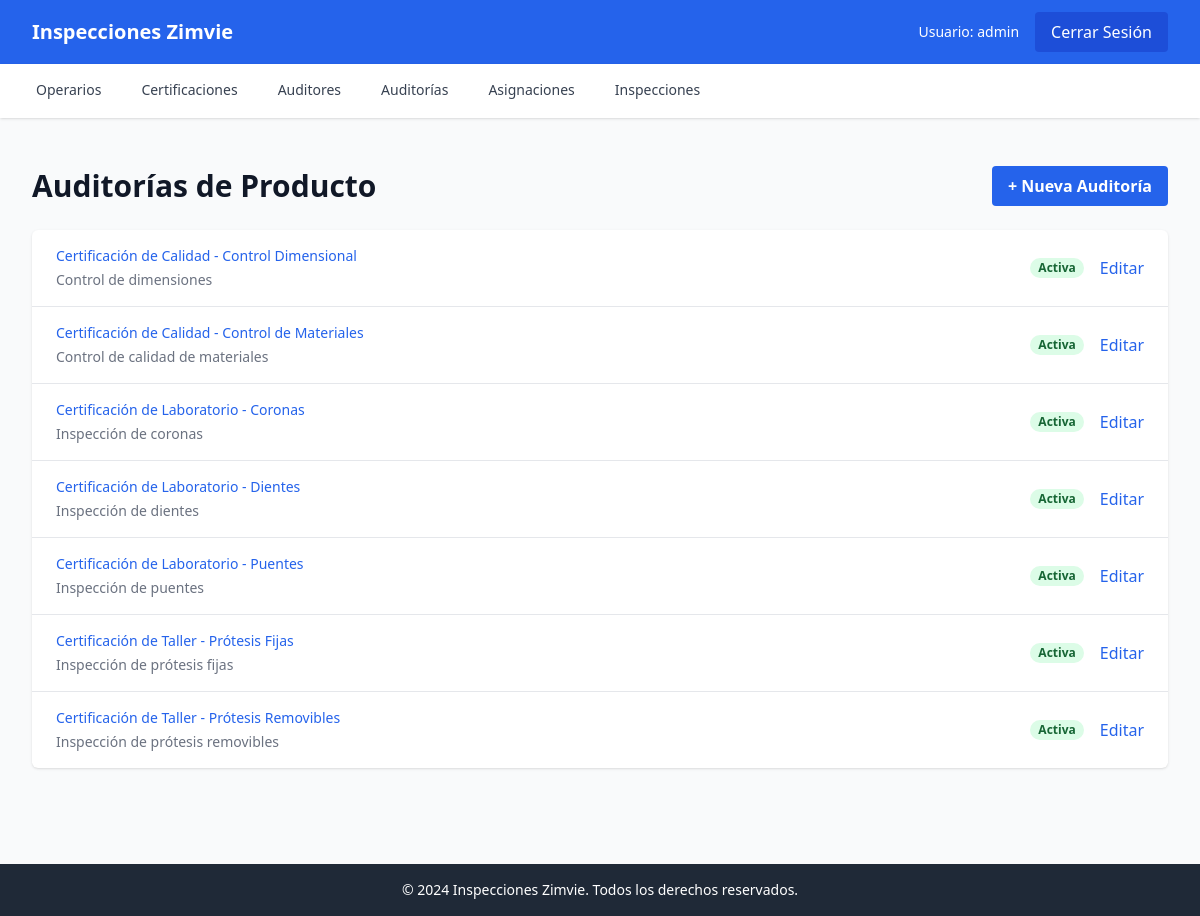
The app's page /auditorias/ (signed in) with its own data.
### apps/auditorias/models.py (models this page shows, shortened)
class AuditoriaProducto(models.Model):
    certificacion = models.ForeignKey(
        Certificacion,
        on_delete=models.RESTRICT,
        related_name='auditorias',
        verbose_name="Certificación"
    )
    nombre = models.CharField(max_length=100, verbose_name="Nombre")
    descripcion = models.TextField(blank=True, null=True, verbose_name="Descripción")
    activa = models.BooleanField(default=True, verbose_name="Activa")
    fecha_creacion = models.DateTimeField(default=timezone.now, verbose_name="Fecha de creación")
    usuario_creacion = models.ForeignKey(
        User,
        on_delete=models.RESTRICT,
        related_name='auditorias_creadas',
        null=True,
        blank=True,
        verbose_name="Usuario creación"
    )
    fecha_actualizacion = models.DateTimeField(auto_now=True, verbose_name="Fecha de actualización")
    usuario_actualizacion = models.ForeignKey(
        User,
        on_delete=models.RESTRICT,
        related_name='auditorias_actualizadas',
        null=True,
        blank=True,
        verbose_name="Usuario actualización"
    )
    class Meta:
        verbose_name = "Auditoría de Producto"
        verbose_name_plural = "Auditorías de Producto"
        unique_together = [['certificacion', 'nombre']]
        ordering = ['certificacion', 'nombre']

### apps/certificaciones/models.py (models this page shows, shortened)
class Certificacion(models.Model):
    nombre = models.CharField(max_length=100, unique=True, verbose_name="Nombre")
    descripcion = models.TextField(blank=True, null=True, verbose_name="Descripción")
    activa = models.BooleanField(default=True, verbose_name="Activa")
    fecha_creacion = models.DateTimeField(default=timezone.now, verbose_name="Fecha de creación")
    usuario_creacion = models.ForeignKey(
        User,
        on_delete=models.RESTRICT,
        related_name='certificaciones_creadas',
        null=True,
        blank=True,
        verbose_name="Usuario creación"
    )
    fecha_actualizacion = models.DateTimeField(auto_now=True, verbose_name="Fecha de actualización")
    usuario_actualizacion = models.ForeignKey(
        User,
        on_delete=models.RESTRICT,
        related_name='certificaciones_actualizadas',
        null=True,
        blank=True,
        verbose_name="Usuario actualización"
    )
    class Meta:
        verbose_name = "Certificación"
        verbose_name_plural = "Certificaciones"
        ordering = ['nombre']

### apps/auditorias/views.py (the view)
# urls.py: path('', views.lista_auditorias, name='lista'),
@login_required
def lista_auditorias(request):
    auditorias = AuditoriaProducto.objects.select_related('certificacion').all().order_by('certificacion__nombre', 'nombre')
    return render(request, 'auditorias/lista.html', {'auditorias': auditorias})

### templates/auditorias/lista.html (shortened to what this page needs)
{% extends 'base.html' %}
{% block content %}
<div class="py-6">
    <div class="flex justify-between items-center mb-6">
        <h1 class="text-3xl font-bold text-gray-900">Auditorías de Producto</h1>
        <a href="{% url 'auditorias:crear' %}" class="bg-blue-600 hover:bg-blue-700 text-white font-bold py-2 px-4 rounded">
            + Nueva Auditoría
        </a>
    </div>
    <div class="bg-white shadow overflow-hidden sm:rounded-md">
        <ul class="divide-y divide-gray-200">
            {% for auditoria in auditorias %}
            <li>
                <div class="px-4 py-4 sm:px-6">
                    <div class="flex items-center justify-between">
                        <div>
                            <p class="text-sm font-medium text-blue-600">
                                {{ auditoria.certificacion.nombre }} - {{ auditoria.nombre }}
                            </p>
                            {% if auditoria.descripcion %}
                            <p class="mt-1 text-sm text-gray-500">{{ auditoria.descripcion|truncatewords:20 }}</p>
                            {% endif %}
                        </div>
                        <div class="flex items-center space-x-4">
                            {% if auditoria.activa %}
                            <span class="px-2 inline-flex text-xs leading-5 font-semibold rounded-full bg-green-100 text-green-800">
                                Activa
                            </span>
                            {% else %}
                            <span class="px-2 inline-flex text-xs leading-5 font-semibold rounded-full bg-red-100 text-red-800">
                                Inactiva
                            </span>
                            {% endif %}
                            <a href="{% url 'auditorias:editar' auditoria.pk %}" class="text-blue-600 hover:text-blue-800">
                                Editar
                            </a>
                        </div>
                    </div>
                </div>
            </li>
            {% empty %}
            <li class="px-4 py-4 text-center text-gray-500">
                No hay auditorías registradas
            </li>
            {% endfor %}
        </ul>
    </div>
</div>
{% endblock %}

### templates/base.html (shortened to what this page needs)
<!DOCTYPE html>
<html lang="es">
<head>
    <script src="https://cdn.tailwindcss.com"></script>
</head>
<body class="bg-gray-50">
    <nav class="bg-blue-600 text-white shadow-lg">
        <div class="max-w-7xl mx-auto px-4 sm:px-6 lg:px-8">
            <div class="flex justify-between h-16">
                <div class="flex items-center">
                    <a href="{% url 'home' %}" class="text-xl font-bold">Inspecciones Zimvie</a>
                </div>
                <div class="flex items-center space-x-4">
                    {% if user.is_authenticated %}
                        <span class="text-sm">Usuario: {{ user.username }}</span>
                        <a href="{% url 'usuarios:logout' %}" class="bg-blue-700 hover:bg-blue-800 px-4 py-2 rounded transition">Cerrar Sesión</a>
                    {% else %}
                        <a href="{% url 'usuarios:login' %}" class="bg-blue-700 hover:bg-blue-800 px-4 py-2 rounded transition">Iniciar Sesión</a>
                    {% endif %}
                </div>
            </div>
        </div>
    </nav>
    {% if user.is_authenticated %}
    <div class="bg-white shadow">
        <div class="max-w-7xl mx-auto px-4 sm:px-6 lg:px-8">
            <div class="flex space-x-8">
                <a href="{% url 'operarios:lista' %}" class="border-b-2 border-transparent hover:border-blue-600 py-4 px-1 text-sm font-medium text-gray-700 hover:text-blue-600">Operarios</a>
                <a href="{% url 'certificaciones:lista' %}" class="border-b-2 border-transparent hover:border-blue-600 py-4 px-1 text-sm font-medium text-gray-700 hover:text-blue-600">Certificaciones</a>
                <a href="{% url 'auditores:lista' %}" class="border-b-2 border-transparent hover:border-blue-600 py-4 px-1 text-sm font-medium text-gray-700 hover:text-blue-600">Auditores</a>
                <a href="{% url 'auditorias:lista' %}" class="border-b-2 border-transparent hover:border-blue-600 py-4 px-1 text-sm font-medium text-gray-700 hover:text-blue-600">Auditorías</a>
                <a href="{% url 'asignaciones:lista' %}" class="border-b-2 border-transparent hover:border-blue-600 py-4 px-1 text-sm font-medium text-gray-700 hover:text-blue-600">Asignaciones</a>
                <a href="{% url 'inspecciones:lista' %}" class="border-b-2 border-transparent hover:border-blue-600 py-4 px-1 text-sm font-medium text-gray-700 hover:text-blue-600">Inspecciones</a>
            </div>
        </div>
    </div>
    {% endif %}
    <main class="max-w-7xl mx-auto py-6 sm:px-6 lg:px-8">
        {% block content %}
        {% endblock %}
    </main>
    <footer class="bg-gray-800 text-white mt-12">
        <div class="max-w-7xl mx-auto py-4 px-4 sm:px-6 lg:px-8 text-center text-sm">
            <p>&copy; 2024 Inspecciones Zimvie. Todos los derechos reservados.</p>
        </div>
    </footer>
</body>
</html>

### records on screen
AuditoriaProducto: certificacion.nombre "Certificación de Calidad", nombre "Control Dimensional", descripcion "Control de dimensiones", activa "Activa"
AuditoriaProducto: certificacion.nombre "Certificación de Calidad", nombre "Control de Materiales", descripcion "Control de calidad de materiales", activa "Activa"
AuditoriaProducto: certificacion.nombre "Certificación de Laboratorio", nombre "Coronas", descripcion "Inspección de coronas", activa "Activa"
AuditoriaProducto: certificacion.nombre "Certificación de Laboratorio", nombre "Dientes", descripcion "Inspección de dientes", activa "Activa"
AuditoriaProducto: certificacion.nombre "Certificación de Laboratorio", nombre "Puentes", descripcion "Inspección de puentes", activa "Activa"
AuditoriaProducto: certificacion.nombre "Certificación de Taller", nombre "Prótesis Fijas", descripcion "Inspección de prótesis fijas", activa "Activa"
AuditoriaProducto: certificacion.nombre "Certificación de Taller", nombre "Prótesis Removibles", descripcion "Inspección de prótesis removibles", activa "Activa"

### other values on screen
{{ user.username }} "admin"
